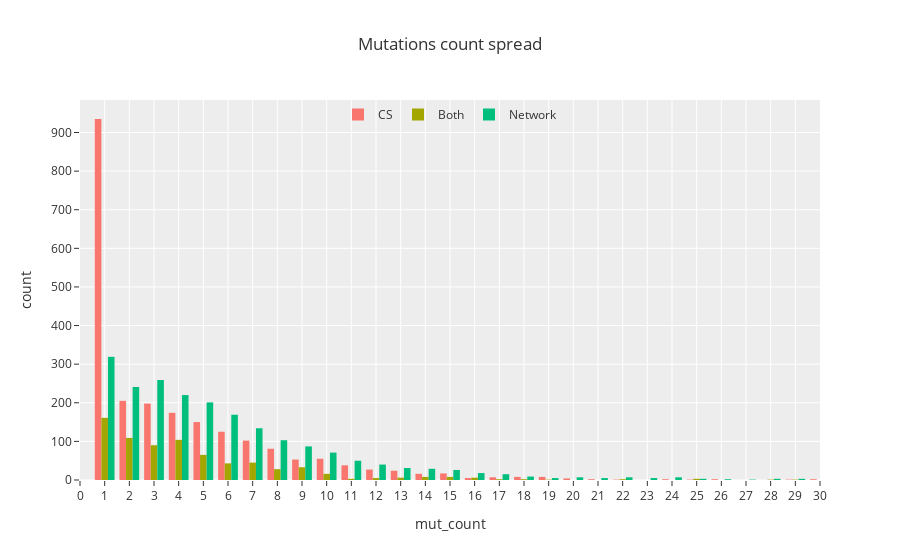
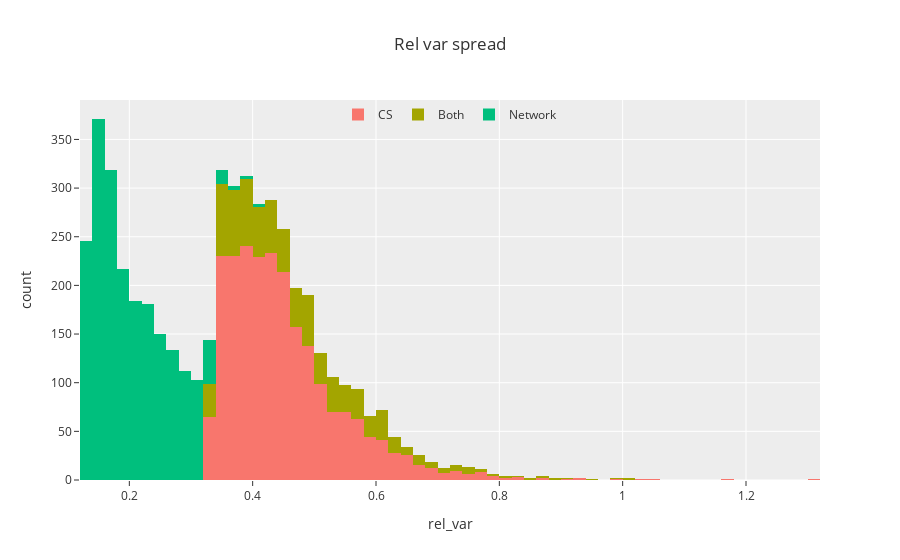
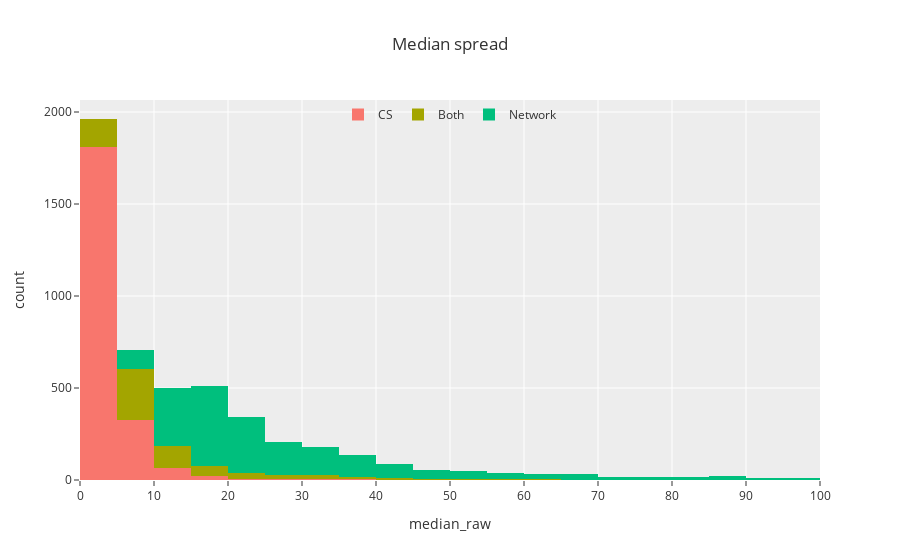

Here is the notebook cell these charts were saved with, in order:
### Markdown cell above
### Distribution of the data

### Code cell
figs, titles = [], []
fig1 = px.histogram(
    prep_df.reset_index(),
    x="mut_count",
    color="type",
    hover_data=["genes", "mut_count", "rel_var", "median_raw"],
    barmode="group",
    title="Mutations count spread",
)
fig1.update_layout(
    xaxis_range=[0, 30],
    xaxis=dict(tickmode="linear", tick0=0, dtick=1),
    legend=dict(
        title="",
        orientation="h",
        yanchor="top",
        y=1.0,
        xanchor="center",
        x=0.5,
        bgcolor="rgba(0,0,0,0)",
    ),
)

fig2 = px.histogram(
    prep_df.reset_index(), x="rel_var", color="type", hover_data=["genes", "mut_count", "rel_var", "median_raw"], barmode="stack", title="Rel var spread"
)
fig2.update_layout(
    legend=dict(
        title="",
        orientation="h",
        yanchor="top",
        y=1.0,
        xanchor="center",
        x=0.5,
        bgcolor="rgba(0,0,0,0)",
    ),
)

fig3 = px.histogram(
    prep_df.reset_index(),
    x="median_raw",
    color="type",
    hover_data=["genes", "mut_count", "rel_var", "median_raw"],
    barmode="stack",
    title="Median spread",
)
fig3 = fig3.update_layout(
    xaxis_range=[0, 100],
    xaxis=dict(tickmode="linear", tick0=0, dtick=10),
    legend=dict(
        title="",
        orientation="h",
        yanchor="top",
        y=1.0,
        xanchor="center",
        x=0.5,
        bgcolor="rgba(0,0,0,0)",
    ),
)

if True:
    display(fig1)
    display(fig2)
    display(fig3)

    save_fig(name="MutCount_distrib", fig=fig1, base_path=figures_path, width=1000, height=500)
    save_fig(name="RelVar_distrib", fig=fig2, base_path=figures_path, width=1000, height=500)
    save_fig(name="Median_distrib", fig=fig3, base_path=figures_path, width=1000, height=500)

### Figure 1 — Plotly figure (JSON) as saved in the notebook; plotly's stock layout.template omitted (floating-point values rounded to 4 significant figures; data arrays with more than 128 entries replaced by an {"elided": "..."} marker saying what was removed)
{"data": [{"alignmentgroup": "True", "bingroup": "x", "hovertemplate": "type=CS<br>mut_count=%{x}<br>count=%{y}<extra></extra>", "legendgroup": "CS", "marker": {"color": "#F8766D", "pattern": {"shape": ""}}, "name": "CS", "offsetgroup": "CS", "orientation": "v", "showlegend": true, "type": "histogram", "x": {"elided": "2253 int values"}, "xaxis": "x", "yaxis": "y"}, {"alignmentgroup": "True", "bingroup": "x", "hovertemplate": "type=Both<br>mut_count=%{x}<br>count=%{y}<extra></extra>", "legendgroup": "Both", "marker": {"color": "#A3A500", "pattern": {"shape": ""}}, "name": "Both", "offsetgroup": "Both", "orientation": "v", "showlegend": true, "type": "histogram", "x": {"elided": "747 int values"}, "xaxis": "x", "yaxis": "y"}, {"alignmentgroup": "True", "bingroup": "x", "hovertemplate": "type=Network<br>mut_count=%{x}<br>count=%{y}<extra></extra>", "legendgroup": "Network", "marker": {"color": "#00BF7D", "pattern": {"shape": ""}}, "name": "Network", "offsetgroup": "Network", "orientation": "v", "showlegend": true, "type": "histogram", "x": {"elided": "2087 int values"}, "xaxis": "x", "yaxis": "y"}], "layout": {"barmode": "group", "legend": {"bgcolor": "rgba(0,0,0,0)", "orientation": "h", "title": {"text": ""}, "tracegroupgap": 0, "x": 0.5, "xanchor": "center", "y": 1, "yanchor": "top"}, "title": {"text": "Mutations count spread"}, "xaxis": {"anchor": "y", "domain": [0, 1], "dtick": 1, "range": [0, 30], "tick0": 0, "tickmode": "linear", "title": {"text": "mut_count"}}, "yaxis": {"anchor": "x", "domain": [0, 1], "title": {"text": "count"}}}}

### Figure 2 — Plotly figure (JSON) as saved in the notebook; plotly's stock layout.template omitted (floating-point values rounded to 4 significant figures; data arrays with more than 128 entries replaced by an {"elided": "..."} marker saying what was removed)
{"data": [{"alignmentgroup": "True", "bingroup": "x", "hovertemplate": "type=CS<br>rel_var=%{x}<br>count=%{y}<extra></extra>", "legendgroup": "CS", "marker": {"color": "#F8766D", "pattern": {"shape": ""}}, "name": "CS", "offsetgroup": "CS", "orientation": "v", "showlegend": true, "type": "histogram", "x": {"elided": "2253 float values"}, "xaxis": "x", "yaxis": "y"}, {"alignmentgroup": "True", "bingroup": "x", "hovertemplate": "type=Both<br>rel_var=%{x}<br>count=%{y}<extra></extra>", "legendgroup": "Both", "marker": {"color": "#A3A500", "pattern": {"shape": ""}}, "name": "Both", "offsetgroup": "Both", "orientation": "v", "showlegend": true, "type": "histogram", "x": {"elided": "747 float values"}, "xaxis": "x", "yaxis": "y"}, {"alignmentgroup": "True", "bingroup": "x", "hovertemplate": "type=Network<br>rel_var=%{x}<br>count=%{y}<extra></extra>", "legendgroup": "Network", "marker": {"color": "#00BF7D", "pattern": {"shape": ""}}, "name": "Network", "offsetgroup": "Network", "orientation": "v", "showlegend": true, "type": "histogram", "x": {"elided": "2087 float values"}, "xaxis": "x", "yaxis": "y"}], "layout": {"barmode": "stack", "legend": {"bgcolor": "rgba(0,0,0,0)", "orientation": "h", "title": {"text": ""}, "tracegroupgap": 0, "x": 0.5, "xanchor": "center", "y": 1, "yanchor": "top"}, "title": {"text": "Rel var spread"}, "xaxis": {"anchor": "y", "domain": [0, 1], "title": {"text": "rel_var"}}, "yaxis": {"anchor": "x", "domain": [0, 1], "title": {"text": "count"}}}}

### Figure 3 — Plotly figure (JSON) as saved in the notebook; plotly's stock layout.template omitted (floating-point values rounded to 4 significant figures; data arrays with more than 128 entries replaced by an {"elided": "..."} marker saying what was removed)
{"data": [{"alignmentgroup": "True", "bingroup": "x", "hovertemplate": "type=CS<br>median_raw=%{x}<br>count=%{y}<extra></extra>", "legendgroup": "CS", "marker": {"color": "#F8766D", "pattern": {"shape": ""}}, "name": "CS", "offsetgroup": "CS", "orientation": "v", "showlegend": true, "type": "histogram", "x": {"elided": "2253 float values"}, "xaxis": "x", "yaxis": "y"}, {"alignmentgroup": "True", "bingroup": "x", "hovertemplate": "type=Both<br>median_raw=%{x}<br>count=%{y}<extra></extra>", "legendgroup": "Both", "marker": {"color": "#A3A500", "pattern": {"shape": ""}}, "name": "Both", "offsetgroup": "Both", "orientation": "v", "showlegend": true, "type": "histogram", "x": {"elided": "747 float values"}, "xaxis": "x", "yaxis": "y"}, {"alignmentgroup": "True", "bingroup": "x", "hovertemplate": "type=Network<br>median_raw=%{x}<br>count=%{y}<extra></extra>", "legendgroup": "Network", "marker": {"color": "#00BF7D", "pattern": {"shape": ""}}, "name": "Network", "offsetgroup": "Network", "orientation": "v", "showlegend": true, "type": "histogram", "x": {"elided": "2087 float values"}, "xaxis": "x", "yaxis": "y"}], "layout": {"barmode": "stack", "legend": {"bgcolor": "rgba(0,0,0,0)", "orientation": "h", "title": {"text": ""}, "tracegroupgap": 0, "x": 0.5, "xanchor": "center", "y": 1, "yanchor": "top"}, "title": {"text": "Median spread"}, "xaxis": {"anchor": "y", "domain": [0, 1], "dtick": 10, "range": [0, 100], "tick0": 0, "tickmode": "linear", "title": {"text": "median_raw"}}, "yaxis": {"anchor": "x", "domain": [0, 1], "title": {"text": "count"}}}}
